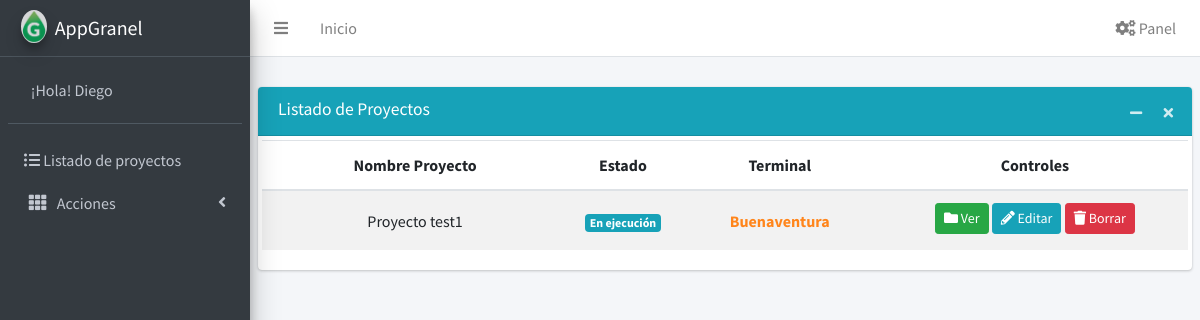
The app's page /proyectos/listado_proyectos/ (signed in) with its own data.
### proyectos/models.py (models this page shows, shortened)
class Proyecto(models.Model):
    nombre = models.CharField(max_length=250)
    objeto = models.TextField()
    contratista = models.CharField(max_length=150)
    numero_contrato = models.IntegerField(verbose_name="Número Contrato")
    estado = models.CharField(max_length=2, choices=ESTADO)
    fecha_inicio = models.DateField()
    fecha_fin = models.DateField()
    creado = models.DateTimeField(auto_now_add=True)
    actualizado = models.DateTimeField(auto_now=True)
    terminal = models.CharField(max_length=3, choices=TERMINAL)
    valor_proyecto = models.IntegerField(blank=True, null=True)
    programado = models.FloatField(max_length=5, blank=True, null=True)
    avance = models.FloatField(max_length=5, blank=True, null=True)
    responsable = models.CharField(max_length=50, blank=True)
    interventoria = models.BooleanField(default=False)
    uc = models.ForeignKey(User, on_delete=models.CASCADE, verbose_name="Usuario que Crea")
    um = models.IntegerField(blank=True, null=True, verbose_name="Usuario que modifica")
    class Meta:
        ordering = ['-creado']

### proyectos/views.py (the view)
# urls.py: path('listado_proyectos/', views.ListaProyectos.as_view(), name='proyectos_list'),
class ListaProyectos(SinPrivilegios, ListView):
    permission_required = "proyectos.view_proyecto"
    model = Proyecto
    template_name = 'proyectos/proyecto/listado_proyectos.html'
    context_object_name = 'proyectos_list'

### proyectos/templates/proyectos/proyecto/listado_proyectos.html (shortened to what this page needs)
{% extends 'core/base.html' %}
{% block contenido %}
<div class="content-wrapper">
    <section class="content-header">
    </section>
    <section class="content">
        <div class="card card-info">
            <div class="card-header">
                <h2 class="card-title">Listado de Proyectos</h2>
                <div class="card-tools">
                    <button type="button" class="btn btn-tool" data-card-widget="collapse" title="Collapse">
                        <i class="fas fa-minus"></i>
                    </button>
                    <button type="button" class="btn btn-tool" data-card-widget="remove" title="Remove">
                        <i class="fas fa-times"></i>
                    </button>
                </div>
            </div>
            <div class="card-body p-1">
                {% if proyectos_list %}
                <div class="table-responsive">
                    <table class="table table-striped projects ">
                        <thead>
                            <tr class="text-center">
                                <th style="width: 30%">Nombre Proyecto</th>
                                <th style="width: 10%">Estado</th>
                                <th style="width: 20%">Terminal</th>
                                <th style="width: 30%">Controles</th>
                            </tr>
                        </thead>
                        <tbody>
                            {% for p in proyectos_list %}
                                <tr class="text-center">
                                    <td>{{p.nombre}}</td>
                                    <td>
                                        {% if p.estado == 'EJ' %}
                                            <span class="badge badge-info">En ejecución</span>
                                        {% endif %}
                                    </td>
                                    <td>
                                        {% if p.terminal == 'BUN' %}
                                            <span style="color: #ff851b;"><b>Buenaventura</b></span>
                                        {% endif %}
                                    <td>
                                        <a class="btn btn-success btn-sm mb-1" href="{% url 'detalle_proyecto' p.pk %}">
                                            <i class="fas fa-folder"></i>
                                            Ver
                                        </a>
                                        <a class="btn btn-info btn-sm mb-1" href="{% url 'editar_proyecto' p.pk %}">
                                            <i class="fas fa-pencil-alt"></i>
                                            Editar
                                        </a>
                                        <a class="btn btn-danger btn-sm mb-1" href="{% url 'borrar_proyecto' p.pk %}">
                                            <i class="fas fa-trash"></i>
                                            Borrar
                                        </a>
                                    </td>
                                </tr>
                            {% endfor %}
                        </tbody>
                    </table>
                </div>
                {% else %}
                    <h3>No hay proyectos creados</h3>
                {% endif %}
            </div>
        </div>
    </section>
</div>
{% endblock contenido %}

### core/templates/core/sidebar.html (shortened to what this page needs)
{% load static %}
<aside class="main-sidebar sidebar-dark-primary elevation-4">
  <a href="{% url 'graficos' %}" class="brand-link">
    <img src="{% static 'img/favicon.png' %}" alt="Logo AppGranel" class="brand-image img-circle elevation-3" style="opacity: .8">
    <span class="brand-text font-weight-light"><b>AppGranel</b> </span>
  </a>
  <div class="sidebar">
    <div class="user-panel mt-3 pb-3 mb-3 d-flex">
      <div class="image">
      </div>
      <div class="info">
        <a href="#" class="d-block">¡Hola! {{user.username|escape}}</a>
      </div>
    </div>
    <nav class="mt-2">
      <ul class="nav nav-pills nav-sidebar flex-column" data-widget="treeview" role="menu" data-accordion="false">
        <li class="nav-item">
          <a href="{% url 'proyectos_list' %}" class="nav-link">
            <i class="fas fa-list-ul"></i>
            <p>Listado de proyectos</p>
          </a>
        </li>
        <li class="nav-item">
          <a href="#" class="nav-link">
            <i class="nav-icon fas fa-th"></i>
            <p>Acciones<i class="fas fa-angle-left right"></i>
            </p>
          </a>
        </li>
      </ul>
    </nav>
  </div>
</aside>

### records on screen
Proyecto: nombre "Proyecto test1", estado "En ejecución", terminal "Buenaventura"

### other values on screen
{{ user.username|escape }} "Diego"
